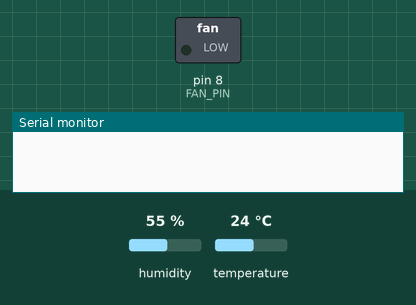
A sketch run on a simulated Arduino Uno, built with avr-gcc and run on an emulated ATmega328P. Shown: switched loads named in the sketch (green lamp = pin HIGH), the last lines printed to the serial monitor. The inputs (shaded band) are chosen by the test bench; at power-on: temperature 24 °C, humidity 55 %.

Above: at 1.2 s.
1.3 s: temperature set to 28 °C
5.5 s: temperature set to 31 °C
At 6.9 s:
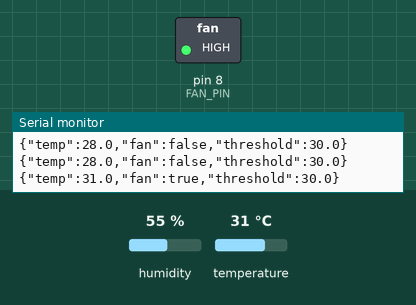
7.5 s: temperature set to 12 °C
At 11.1 s:
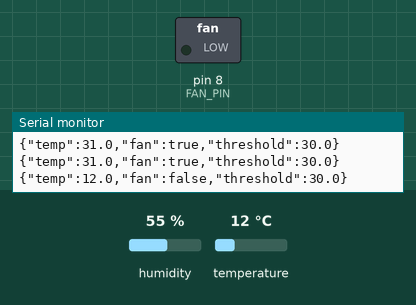
11.5 s: temperature set to 33 °C
At 15.4 s:
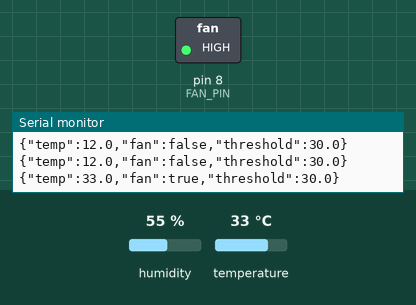
Timing chart, 0 to 16.5 s (numbered marks = the images above; inputs shaded):
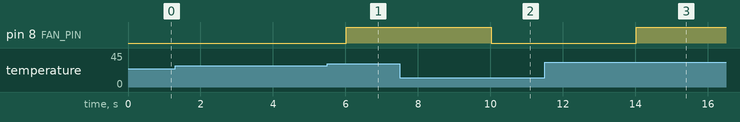

The sketch:

tempFan.ino
```cpp
#include <DHT.h>
#include <DHT_U.h>

/*
  tempFan.ino — Sensor de temperatura DHT11 con control de ventilador

  Hardware:
    - DHT11 (o DHT22) en pin 7
    - Módulo relay para ventilador en pin 8 (HIGH = encender)

  Protocolo serie (9600 baud):
    Envía cada 2s:  {"temp":28.5,"fan":false,"threshold":30.0}
    Recibe:         THRESHOLD:30.0
*/
#include <DHT.h>

#define DHT_PIN      7
#define DHT_TYPE     DHT11
#define FAN_PIN      8
#define READ_INTERVAL_MS 2000

DHT dht(DHT_PIN, DHT_TYPE);

float threshold = 30.0;
bool  fanOn     = false;
unsigned long lastRead = 0;

void setup() {
  Serial.begin(9600);
  dht.begin();
  pinMode(FAN_PIN, OUTPUT);
  digitalWrite(FAN_PIN, LOW);
}

void loop() {
  // Recibir umbral desde el servidor
  while (Serial.available()) {
    String line = Serial.readStringUntil('\n');
    line.trim();
    if (line.startsWith("THRESHOLD:")) {
      float val = line.substring(10).toFloat();
      if (val > 0 && val < 100) {
        threshold = val;
      }
    }
  }

  unsigned long now = millis();
  if (now - lastRead < READ_INTERVAL_MS) return;
  lastRead = now;

  float temp = dht.readTemperature();
  if (isnan(temp)) return;  // lectura inválida, reintentar

  bool shouldBeOn = (temp >= threshold);
  if (shouldBeOn != fanOn) {
    fanOn = shouldBeOn;
    digitalWrite(FAN_PIN, fanOn ? HIGH : LOW);
  }

  // Enviar JSON al servidor
  Serial.print("{\"temp\":");
  Serial.print(temp, 1);
  Serial.print(",\"fan\":");
  Serial.print(fanOn ? "true" : "false");
  Serial.print(",\"threshold\":");
  Serial.print(threshold, 1);
  Serial.println("}");
}
```

Measured:
- the behaviour switches between 29 and 30 °C on temperature (found by bisection; images 0 and 1)
- after the input at 5.5 s, pin 8 (FAN_PIN): LOW → HIGH after 0.52 s
- after the input at 7.5 s, pin 8 (FAN_PIN): HIGH → LOW after 2.5 s
- after the input at 11.5 s, pin 8 (FAN_PIN): LOW → HIGH after 2.5 s
